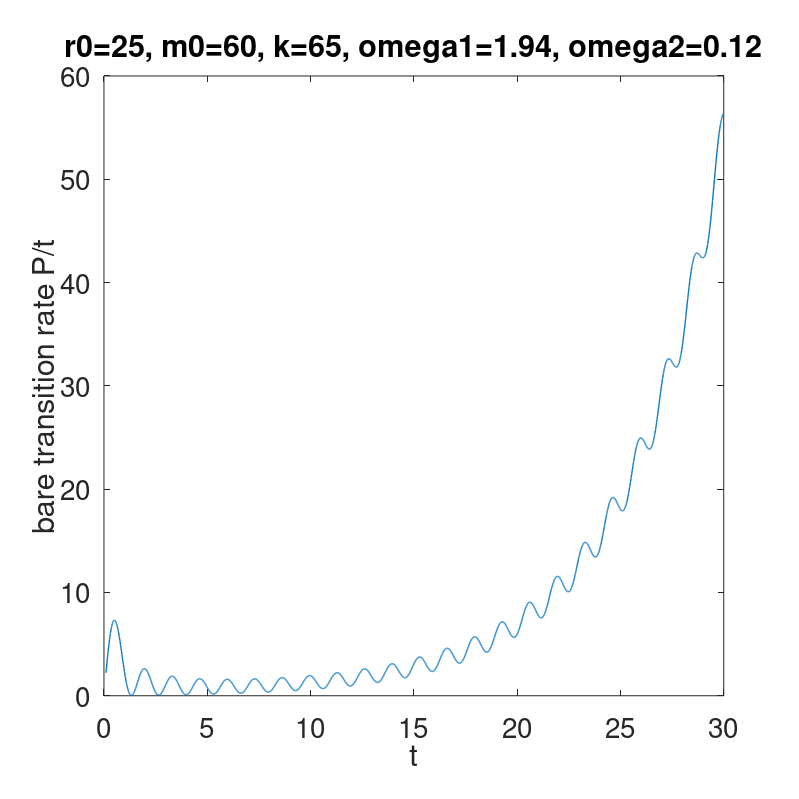

The MATLAB script that drew this image:

%Time dependent perturbation theory

Windows_width=800;
Windows_hight=Windows_width;

Font_size=20;

print_figure=1;

r0=16*sqrt(5/2);

m=60;
k=65;

o1=1.9445;
o2=0.1233;


t_series=0.1:0.01:30;

fig_Et=figure('position',[500 300 Windows_width Windows_hight],'renderer','painters','paperpositionmode','auto');

P=(1+exp(2*t_series*o2)-2*exp(t_series*o2).*cos(t_series*((m^2-(m-k)^2)/(2*r0^2)+o1)))./t_series;

plot(t_series,P,'LineWidth',1);
axis square
set(gca,'fontsize',Font_size);
xlabel('t');
ylabel('bare transition rate P/t');
title(sprintf('r0=%.0f, m0=%d, k=%.0f, omega1=%.2f, omega2=%.2f',r0,m,k,o1,o2));


if print_figure~=0
    
   print(fig_Et,'-painters','-dpng','-r250',sprintf('Transition_rate_r0=%.0f, m0=%d, k=%.0f, omega1=%.2f, omega2=%.2f.png',r0,m,k,o1,o2))
   
   close(fig_Et);
    
end

















